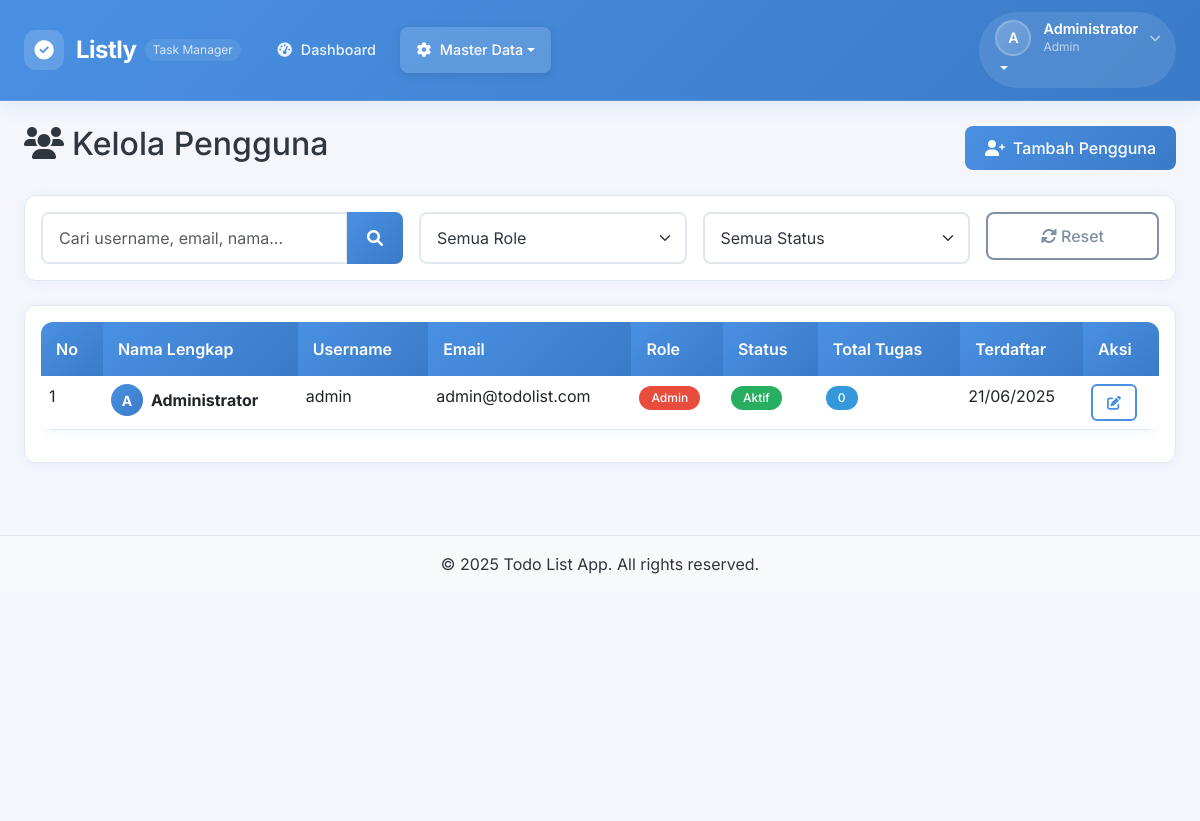
Page /admin/pengguna/index.php (signed in) on the committed database.
### tables this page shows
CREATE TABLE users (
    id INT PRIMARY KEY AUTO_INCREMENT,
    username VARCHAR(50) NOT NULL UNIQUE,
    email VARCHAR(100) NOT NULL UNIQUE,
    password VARCHAR(255) NOT NULL,
    nama_lengkap VARCHAR(100) NOT NULL,
    role_id INT DEFAULT 2,
    status ENUM('aktif', 'nonaktif') DEFAULT 'aktif',
    created_at TIMESTAMP DEFAULT CURRENT_TIMESTAMP,
    updated_at TIMESTAMP DEFAULT CURRENT_TIMESTAMP ON UPDATE CURRENT_TIMESTAMP,
    FOREIGN KEY (role_id) REFERENCES roles(id)
);

CREATE TABLE roles (
    id INT PRIMARY KEY AUTO_INCREMENT,
    nama_role VARCHAR(50) NOT NULL UNIQUE,
    created_at TIMESTAMP DEFAULT CURRENT_TIMESTAMP
);

### admin/pengguna/index.php (the view, shortened to what this page needs)
<?php
$pdo = getConnection();
$page = isset($_GET['page']) ? (int)$_GET['page'] : 1;
$limit = 10;
$offset = ($page - 1) * $limit;
$search = isset($_GET['search']) ? trim($_GET['search']) : '';
$where_conditions = [];
$params = [];
$where_clause = !empty($where_conditions) ? "WHERE " . implode(" AND ", $where_conditions) : "";
$query = "
    SELECT u.*, r.nama_role,
           (SELECT COUNT(*) FROM tugas WHERE user_id = u.id) as total_tugas
    FROM users u
    JOIN roles r ON u.role_id = r.id
    $where_clause
    ORDER BY u.created_at DESC
    LIMIT $limit OFFSET $offset
";
$stmt = $pdo->prepare($query);
$stmt->execute($params);
$users = $stmt->fetchAll();
require_once '../../includes/header.php';
?>
<div class="row">
    <div class="col-12">
        <div class="d-flex justify-content-between align-items-center mb-4">
            <h2><i class="fas fa-users me-2"></i>Kelola Pengguna</h2>
            <a href="tambah.php" class="btn btn-primary">
                <i class="fas fa-user-plus me-2"></i>Tambah Pengguna
            </a>
        </div>
    </div>
</div>
<div class="card mb-4">
    <div class="card-body">
        <form method="GET" class="row g-3">
            <div class="col-md-4">
                <div class="input-group">
                    <input type="text" class="form-control" name="search" placeholder="Cari username, email, nama..." value="<?php echo htmlspecialchars($search); ?>">
                    <button class="btn btn-primary" type="submit">
                        <i class="fas fa-search"></i>
                    </button>
                </div>
            </div>
            <div class="col-md-3">
                <select class="form-select" name="role" onchange="this.form.submit()">
                    <option value="">Semua Role</option>
                </select>
            </div>
            <div class="col-md-3">
                <select class="form-select" name="status" onchange="this.form.submit()">
                    <option value="">Semua Status</option>
                </select>
            </div>
            <div class="col-md-2">
                <a href="index.php" class="btn btn-outline-secondary w-100">
                    <i class="fas fa-sync-alt me-1"></i>Reset
                </a>
            </div>
        </form>
    </div>
</div>
<div class="card">
    <div class="card-body">
        <?php if (empty($users)): ?>
            <div class="text-center py-5">
                <i class="fas fa-users fa-3x text-muted mb-3"></i>
                <h5 class="text-muted">Tidak ada pengguna ditemukan</h5>
                <p class="text-muted">Coba ubah filter pencarian atau tambahkan pengguna baru</p>
            </div>
        <?php else: ?>
            <div class="table-responsive">
                <table class="table table-hover">
                    <thead>
                        <tr>
                            <th>No</th>
                            <th>Nama Lengkap</th>
                            <th>Username</th>
                            <th>Email</th>
                            <th>Role</th>
                            <th>Status</th>
                            <th>Total Tugas</th>
                            <th>Terdaftar</th>
                            <th>Aksi</th>
                        </tr>
                    </thead>
                    <tbody>
                        <?php
                        $start_number = ($page - 1) * $limit + 1;
                        foreach ($users as $index => $user):
                        ?>
                            <tr>
                                <td><?php echo $start_number + $index; ?></td>
                                <td>
                                    <div class="d-flex align-items-center">
                                        <div class="avatar-sm bg-primary text-white rounded-circle d-flex align-items-center justify-content-center me-2">
                                            <?php echo strtoupper(substr($user['nama_lengkap'], 0, 1)); ?>
                                        </div>
                                        <strong><?php echo htmlspecialchars($user['nama_lengkap']); ?></strong>
                                    </div>
                                </td>
                                <td><?php echo htmlspecialchars($user['username']); ?></td>
                                <td><?php echo htmlspecialchars($user['email']); ?></td>
                                <td>
                                    <span class="badge <?php echo $user['nama_role'] == 'admin' ? 'bg-danger' : 'bg-primary'; ?>">
                                        <?php echo ucfirst($user['nama_role']); ?>
                                    </span>
                                </td>
                                <td>
                                    <span class="badge <?php echo $user['status'] == 'aktif' ? 'bg-success' : 'bg-secondary'; ?>">
                                        <?php echo ucfirst($user['status']); ?>
                                    </span>
                                </td>
                                <td>
                                    <span class="badge bg-info"><?php echo number_format($user['total_tugas']); ?></span>
                                </td>
                                <td><?php echo date('d/m/Y', strtotime($user['created_at'])); ?></td>
                                <td>
                                    <div class="btn-group" role="group">
                                        <a href="edit.php?id=<?php echo $user['id']; ?>" class="btn btn-sm btn-outline-primary" title="Edit">
                                            <i class="fas fa-edit"></i>
                                        </a>
                                    </div>
                                </td>
                            </tr>
                        <?php endforeach; ?>
                    </tbody>
                </table>
            </div>
        <?php endif; ?>
    </div>
</div>
<?php require_once '../../includes/footer.php'; ?>

### includes/header.php (shortened to what this page needs)
<?php
$pdo = getConnection();
$stmt = $pdo->prepare("SELECT u.*, r.nama_role FROM users u JOIN roles r ON u.role_id = r.id WHERE u.id = ?");
$stmt->execute([$_SESSION['user_id']]);
$user = $stmt->fetch();
$current_page = basename($_SERVER['PHP_SELF']);
$current_dir = basename(dirname($_SERVER['PHP_SELF']));
?>
<!DOCTYPE html>
<html lang="id">
<head>
    <link href="https://cdn.jsdelivr.net/npm/bootstrap@5.3.0/dist/css/bootstrap.min.css" rel="stylesheet">
    <link href="https://cdnjs.cloudflare.com/ajax/libs/font-awesome/6.0.0/css/all.min.css" rel="stylesheet">
    <link href="/lislty/assets/css/style.css" rel="stylesheet">
</head>
<body>
    <nav class="navbar navbar-expand-lg navbar-dark sticky-top modern-navbar">
        <div class="container-fluid px-3 px-lg-4">
            <div class="navbar-brand-wrapper">
                <a class="navbar-brand modern-brand" href="/lislty/">
                    <div class="brand-icon">
                        <i class="fas fa-check-circle"></i>
                    </div>
                    <span class="brand-text">Listly</span>
                    <span class="brand-subtitle d-none d-sm-inline">Task Manager</span>
                </a>
            </div>
            <div class="collapse navbar-collapse" id="navbarNav">
                <ul class="navbar-nav me-auto mb-2 mb-lg-0">
                    <?php if ($user['nama_role'] == 'admin'): ?>
                        <li class="nav-item">
                            <a class="nav-link modern-nav-link <?php echo ($current_dir == 'admin' && $current_page == 'index.php') ? 'active' : ''; ?>"
                               href="/lislty/admin/">
                                <i class="fas fa-tachometer-alt nav-icon"></i>
                                <span class="nav-text">Dashboard</span>
                            </a>
                        </li>
                        <li class="nav-item dropdown">
                            <a class="nav-link dropdown-toggle modern-nav-link <?php echo in_array($current_dir, ['kategori', 'prioritas', 'status', 'pengguna']) ? 'active' : ''; ?>"
                               href="#" role="button" data-bs-toggle="dropdown" aria-expanded="false">
                                <i class="fas fa-cog nav-icon"></i>
                                <span class="nav-text">Master Data</span>
                            </a>
                        </li>
                    <?php endif; ?>
                </ul>
                <ul class="navbar-nav">
                    <li class="nav-item dropdown">
                        <a class="nav-link dropdown-toggle modern-profile-link" href="#" role="button" data-bs-toggle="dropdown" aria-expanded="false">
                            <div class="profile-section">
                                <div class="profile-avatar">
                                    <?php echo strtoupper(substr($user['nama_lengkap'], 0, 1)); ?>
                                </div>
                                <div class="profile-info d-none d-lg-block">
                                    <div class="profile-name"><?php echo htmlspecialchars($user['nama_lengkap']); ?></div>
                                    <div class="profile-role"><?php echo ucfirst($user['nama_role']); ?></div>
                                </div>
                                <i class="fas fa-chevron-down profile-arrow"></i>
                            </div>
                        </a>
                    </li>
                </ul>
            </div>
        </div>
    </nav>
    <main class="main-content">
        <div class="container-fluid px-3 px-lg-4 py-4">

### admin/pengguna/index.php (style rules this page uses)
.avatar-sm { width: 32px; height: 32px; font-size: 14px; font-weight: bold; }

### rows in the picture
users: nama_lengkap "A", nama_lengkap "Administrator", role.nama_role "Admin", index "1", username "admin", email "admin@todolist.com", status "Aktif", total_tugas "0", created_at "21/06/2025"
